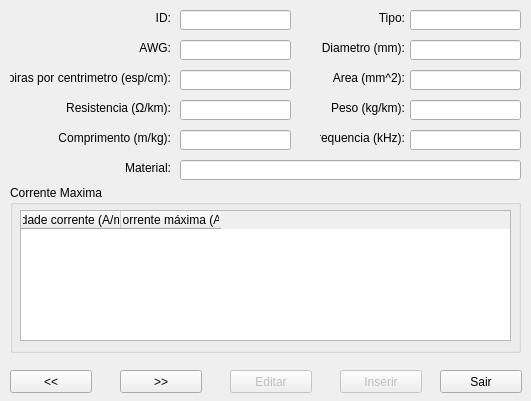
<?xml version="1.0" encoding="UTF-8"?>
<ui version="4.0">
 <class>WindowWire</class>
 <widget class="QDialog" name="WindowWire">
  <property name="geometry">
   <rect>
    <x>0</x>
    <y>0</y>
    <width>531</width>
    <height>401</height>
   </rect>
  </property>
  <property name="minimumSize">
   <size>
    <width>531</width>
    <height>401</height>
   </size>
  </property>
  <property name="maximumSize">
   <size>
    <width>531</width>
    <height>401</height>
   </size>
  </property>
  <property name="windowTitle">
   <string>Helena - Fios</string>
  </property>
  <property name="windowIcon">
   <iconset resource="../icons/main.qrc">
    <normaloff>:/iconPower.ico</normaloff>:/iconPower.ico</iconset>
  </property>
  <widget class="QLabel" name="label_id">
   <property name="geometry">
    <rect>
     <x>10</x>
     <y>10</y>
     <width>161</width>
     <height>16</height>
    </rect>
   </property>
   <property name="text">
    <string>ID:</string>
   </property>
   <property name="alignment">
    <set>Qt::AlignRight|Qt::AlignTrailing|Qt::AlignVCenter</set>
   </property>
  </widget>
  <widget class="QLineEdit" name="lineEdit_length">
   <property name="geometry">
    <rect>
     <x>180</x>
     <y>130</y>
     <width>111</width>
     <height>20</height>
    </rect>
   </property>
  </widget>
  <widget class="QLineEdit" name="lineEdit_id">
   <property name="geometry">
    <rect>
     <x>180</x>
     <y>10</y>
     <width>111</width>
     <height>20</height>
    </rect>
   </property>
   <property name="readOnly">
    <bool>true</bool>
   </property>
  </widget>
  <widget class="QLineEdit" name="lineEdit_type">
   <property name="geometry">
    <rect>
     <x>410</x>
     <y>10</y>
     <width>111</width>
     <height>20</height>
    </rect>
   </property>
  </widget>
  <widget class="QLineEdit" name="lineEdit_area">
   <property name="geometry">
    <rect>
     <x>410</x>
     <y>70</y>
     <width>111</width>
     <height>20</height>
    </rect>
   </property>
  </widget>
  <widget class="QLabel" name="label_weight">
   <property name="geometry">
    <rect>
     <x>320</x>
     <y>100</y>
     <width>85</width>
     <height>16</height>
    </rect>
   </property>
   <property name="text">
    <string>Peso (kg/km):</string>
   </property>
   <property name="alignment">
    <set>Qt::AlignRight|Qt::AlignTrailing|Qt::AlignVCenter</set>
   </property>
  </widget>
  <widget class="QLineEdit" name="lineEdit_weight">
   <property name="geometry">
    <rect>
     <x>410</x>
     <y>100</y>
     <width>111</width>
     <height>20</height>
    </rect>
   </property>
  </widget>
  <widget class="QLabel" name="label_length">
   <property name="geometry">
    <rect>
     <x>10</x>
     <y>130</y>
     <width>161</width>
     <height>16</height>
    </rect>
   </property>
   <property name="text">
    <string>Comprimento (m/kg):</string>
   </property>
   <property name="alignment">
    <set>Qt::AlignRight|Qt::AlignTrailing|Qt::AlignVCenter</set>
   </property>
  </widget>
  <widget class="QLabel" name="label_turnPerCm">
   <property name="geometry">
    <rect>
     <x>10</x>
     <y>70</y>
     <width>161</width>
     <height>16</height>
    </rect>
   </property>
   <property name="text">
    <string>Espiras por centrimetro (esp/cm):</string>
   </property>
   <property name="alignment">
    <set>Qt::AlignRight|Qt::AlignTrailing|Qt::AlignVCenter</set>
   </property>
  </widget>
  <widget class="QPushButton" name="pushButton_insert">
   <property name="enabled">
    <bool>false</bool>
   </property>
   <property name="geometry">
    <rect>
     <x>340</x>
     <y>370</y>
     <width>82</width>
     <height>23</height>
    </rect>
   </property>
   <property name="text">
    <string>Inserir</string>
   </property>
  </widget>
  <widget class="QPushButton" name="pushButton_before">
   <property name="geometry">
    <rect>
     <x>10</x>
     <y>370</y>
     <width>82</width>
     <height>23</height>
    </rect>
   </property>
   <property name="text">
    <string>&lt;&lt;</string>
   </property>
  </widget>
  <widget class="QLineEdit" name="lineEdit_frequency">
   <property name="geometry">
    <rect>
     <x>410</x>
     <y>130</y>
     <width>111</width>
     <height>20</height>
    </rect>
   </property>
  </widget>
  <widget class="QLabel" name="label_area">
   <property name="geometry">
    <rect>
     <x>320</x>
     <y>70</y>
     <width>85</width>
     <height>16</height>
    </rect>
   </property>
   <property name="text">
    <string>Area (mm^2):</string>
   </property>
   <property name="alignment">
    <set>Qt::AlignRight|Qt::AlignTrailing|Qt::AlignVCenter</set>
   </property>
  </widget>
  <widget class="QLabel" name="label_diameter">
   <property name="geometry">
    <rect>
     <x>320</x>
     <y>40</y>
     <width>85</width>
     <height>16</height>
    </rect>
   </property>
   <property name="text">
    <string>Diametro (mm):</string>
   </property>
   <property name="alignment">
    <set>Qt::AlignRight|Qt::AlignTrailing|Qt::AlignVCenter</set>
   </property>
  </widget>
  <widget class="QLabel" name="label_awg">
   <property name="geometry">
    <rect>
     <x>10</x>
     <y>40</y>
     <width>161</width>
     <height>16</height>
    </rect>
   </property>
   <property name="text">
    <string>AWG:</string>
   </property>
   <property name="alignment">
    <set>Qt::AlignRight|Qt::AlignTrailing|Qt::AlignVCenter</set>
   </property>
  </widget>
  <widget class="QLineEdit" name="lineEdit_awg">
   <property name="geometry">
    <rect>
     <x>180</x>
     <y>40</y>
     <width>111</width>
     <height>20</height>
    </rect>
   </property>
  </widget>
  <widget class="QPushButton" name="pushButton_edit">
   <property name="enabled">
    <bool>false</bool>
   </property>
   <property name="geometry">
    <rect>
     <x>230</x>
     <y>370</y>
     <width>82</width>
     <height>23</height>
    </rect>
   </property>
   <property name="text">
    <string>Editar</string>
   </property>
  </widget>
  <widget class="QLabel" name="label_type">
   <property name="geometry">
    <rect>
     <x>320</x>
     <y>10</y>
     <width>85</width>
     <height>16</height>
    </rect>
   </property>
   <property name="text">
    <string>Tipo:</string>
   </property>
   <property name="alignment">
    <set>Qt::AlignRight|Qt::AlignTrailing|Qt::AlignVCenter</set>
   </property>
  </widget>
  <widget class="QPushButton" name="pushButton_after">
   <property name="geometry">
    <rect>
     <x>120</x>
     <y>370</y>
     <width>82</width>
     <height>23</height>
    </rect>
   </property>
   <property name="text">
    <string>&gt;&gt;</string>
   </property>
  </widget>
  <widget class="QPushButton" name="pushButton_exit">
   <property name="geometry">
    <rect>
     <x>440</x>
     <y>370</y>
     <width>82</width>
     <height>23</height>
    </rect>
   </property>
   <property name="text">
    <string>Sair</string>
   </property>
  </widget>
  <widget class="QLineEdit" name="lineEdit_resistance">
   <property name="geometry">
    <rect>
     <x>180</x>
     <y>100</y>
     <width>111</width>
     <height>20</height>
    </rect>
   </property>
  </widget>
  <widget class="QLabel" name="label_resistance">
   <property name="geometry">
    <rect>
     <x>10</x>
     <y>100</y>
     <width>161</width>
     <height>16</height>
    </rect>
   </property>
   <property name="text">
    <string>Resistencia (Ω/km):</string>
   </property>
   <property name="alignment">
    <set>Qt::AlignRight|Qt::AlignTrailing|Qt::AlignVCenter</set>
   </property>
  </widget>
  <widget class="QLineEdit" name="lineEdit_diameter">
   <property name="geometry">
    <rect>
     <x>410</x>
     <y>40</y>
     <width>111</width>
     <height>20</height>
    </rect>
   </property>
  </widget>
  <widget class="QGroupBox" name="groupBox">
   <property name="geometry">
    <rect>
     <x>10</x>
     <y>185</y>
     <width>511</width>
     <height>168</height>
    </rect>
   </property>
   <property name="title">
    <string>Corrente Maxima</string>
   </property>
  </widget>
  <widget class="QLabel" name="label_frequency">
   <property name="geometry">
    <rect>
     <x>320</x>
     <y>130</y>
     <width>85</width>
     <height>16</height>
    </rect>
   </property>
   <property name="text">
    <string>Frequencia (kHz):</string>
   </property>
   <property name="alignment">
    <set>Qt::AlignRight|Qt::AlignTrailing|Qt::AlignVCenter</set>
   </property>
  </widget>
  <widget class="QLineEdit" name="lineEdit_turnsPerCm">
   <property name="geometry">
    <rect>
     <x>180</x>
     <y>70</y>
     <width>111</width>
     <height>20</height>
    </rect>
   </property>
  </widget>
  <widget class="QLabel" name="label_material">
   <property name="geometry">
    <rect>
     <x>10</x>
     <y>160</y>
     <width>161</width>
     <height>16</height>
    </rect>
   </property>
   <property name="text">
    <string>Material:</string>
   </property>
   <property name="alignment">
    <set>Qt::AlignRight|Qt::AlignTrailing|Qt::AlignVCenter</set>
   </property>
  </widget>
  <widget class="QLineEdit" name="lineEdit_material">
   <property name="geometry">
    <rect>
     <x>180</x>
     <y>160</y>
     <width>341</width>
     <height>20</height>
    </rect>
   </property>
  </widget>
  <widget class="QTableWidget" name="tableWidget_currentMax">
   <property name="geometry">
    <rect>
     <x>20</x>
     <y>210</y>
     <width>491</width>
     <height>131</height>
    </rect>
   </property>
   <column>
    <property name="text">
     <string>densidade corrente (A/mm^2)</string>
    </property>
   </column>
   <column>
    <property name="text">
     <string>corrente máxima (A)</string>
    </property>
   </column>
  </widget>
 </widget>
 <tabstops>
  <tabstop>lineEdit_id</tabstop>
  <tabstop>lineEdit_type</tabstop>
  <tabstop>lineEdit_awg</tabstop>
  <tabstop>lineEdit_diameter</tabstop>
  <tabstop>lineEdit_turnsPerCm</tabstop>
  <tabstop>lineEdit_area</tabstop>
  <tabstop>lineEdit_resistance</tabstop>
  <tabstop>lineEdit_weight</tabstop>
  <tabstop>lineEdit_length</tabstop>
  <tabstop>lineEdit_frequency</tabstop>
  <tabstop>lineEdit_material</tabstop>
  <tabstop>tableWidget_currentMax</tabstop>
  <tabstop>pushButton_before</tabstop>
  <tabstop>pushButton_after</tabstop>
  <tabstop>pushButton_edit</tabstop>
  <tabstop>pushButton_insert</tabstop>
  <tabstop>pushButton_exit</tabstop>
 </tabstops>
 <resources>
  <include location="../icons/main.qrc"/>
 </resources>
 <connections/>
</ui>
